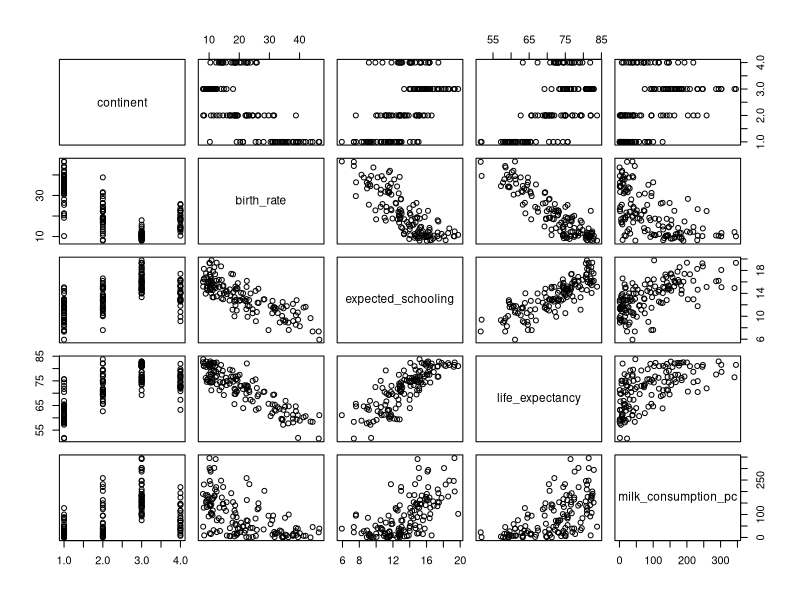

Here is the R script that generated this plot: (Note: this script raises an error after producing the figure.)
## ---- chunk 1
library(tidyverse)
library(gridExtra)
## ---- chunk 2
#| warning: false
#| message: false

# limpa área de trabalho
rm(list = ls())

# carrega pacote `tidyverse`
library(tidyverse)

# carrega dados
owid <- read_delim("data/owid.csv", delim = ",", col_names = TRUE)

# codifica variável `continent` como fator
owid$continent <- as.factor(owid$continent)

str(owid)
## ---- chunk 3
# Filtrando os dados para o ano de 2015
model1_data <- owid %>% filter(year == 2015)

# Selecionando somente as variáveis de interesse
model1_data <- model1_data[, c(1, 5, 15, 18, 19)]

# Retirando os dados referentes a oceania
model1_data <- subset(model1_data, model1_data$continent != "Oceania")

## ---- chunk 4
summary(model1_data)
## ---- chunk 5
# Juntando os dados referentes às Américas do Norte e Sul
model1_data <- model1_data %>%
    mutate(continent = dplyr::recode(continent, "North America" = "America", "South America" = "America"))

summary(model1_data)
## ---- chunk 6
# Gráfico de dispersão dos dados
plot(model1_data)
## ---- chunk 7
# Transformação Box-Cox
library(MASS)

bc_milk <- boxcox(lm(milk_consumption_pc ~ life_expectancy, data = model1_data),
             lambda = seq(-2, 2, by = 0.1), plotit = TRUE)
## ---- chunk 8
lambda_milk <- bc_milk$x[which.max(bc_milk$y)]
cat(lambda_milk)
cat('\n')
## ---- chunk 9
model1_data <- model1_data |>
  mutate(new_milk_consumption_pc  = milk_consumption_pc^lambda_milk)

model1_data <- model1_data[, -c(5)]
## ---- chunk 10
# Gráfico de dispersão dos dados
plot(model1_data)
## ---- chunk 11
cor(model1_data$birth_rate, model1_data$expected_schooling)
## ---- chunk 12
cor(model1_data$birth_rate, model1_data$milk_consumption_pc)
## ---- chunk 13
cor(model1_data$expected_schooling, model1_data$milk_consumption_pc)
## ---- chunk 14
cor(model1_data$birth_rate,model1_data$new_milk_consumption_pc)
## ---- chunk 15
cor(model1_data$birth_rate,model1_data$new_milk_consumption_pc)
## ---- chunk 16
cor(model1_data$expected_schooling,model1_data$new_milk_consumption_pc)
## ---- chunk 17
# Correlação para birth rate
cor(model1_data$birth_rate, model1_data$birth_rate^2)
## ---- chunk 18
# Correlação para expected schooling
cor(model1_data$expected_schooling, model1_data$expected_schooling^2)
## ---- chunk 19
# Correlação para milk_consumption_pc
cor(model1_data$milk_consumption_pc, model1_data$milk_consumption_pc^2)
## ---- chunk 20
# Correlação para a variavel transformada de milk_consumption_pc
cor(model1_data$new_milk_consumption_pc, model1_data$new_milk_consumption_pc^2)
## ---- chunk 21
#| layout-ncol: 3

ggplot(model1_data, aes(x = birth_rate, y = birth_rate^2)) +
    geom_point() +
    theme(
        axis.text = element_text(size = 15),
        axis.title = element_text(size = 20, face = "bold")
    )

ggplot(model1_data, aes(x = expected_schooling, y = expected_schooling^2)) +
    geom_point() +
    theme(
        axis.text = element_text(size = 15),
        axis.title = element_text(size = 20, face = "bold")
    )

ggplot(model1_data, aes(x = milk_consumption_pc, y = milk_consumption_pc^2)) +
    geom_point() +
    theme(
        axis.text = element_text(size = 15),
        axis.title = element_text(size = 20, face = "bold")
    )

ggplot(model1_data, aes(x = new_milk_consumption_pc, y = new_milk_consumption_pc^2)) +
    geom_point() +
    theme(
        axis.text = element_text(size = 15),
        axis.title = element_text(size = 20, face = "bold")
    )
## ---- chunk 22
# Criando variáveis quantitativas centralizadas
model1_data <- model1_data %>%
    mutate(
        birth_rate_c = birth_rate - mean(birth_rate),
        expected_schooling_c = expected_schooling - mean(expected_schooling),
        milk_consumption_pc_c = milk_consumption_pc - mean(milk_consumption_pc),
        new_milk_consumption_pc_c = new_milk_consumption_pc - mean(new_milk_consumption_pc)
    )

## ---- chunk 23
# Correlação para birth rate
cor(model1_data$birth_rate_c, model1_data$birth_rate_c^2)
## ---- chunk 24
# Correlação para expected schooling
cor(model1_data$expected_schooling_c, model1_data$expected_schooling_c^2)
## ---- chunk 25
# Correlação para milk_consumption_pc
cor(model1_data$milk_consumption_pc_c, model1_data$milk_consumption_pc_c^2)
## ---- chunk 26
# Correlação para a variavel transformada de milk_consumption_pc
cor(model1_data$new_milk_consumption_pc_c, model1_data$new_milk_consumption_pc_c^2)
## ---- chunk 27
#| layout-ncol: 3
ggplot(model1_data, aes(x = birth_rate_c, y = birth_rate_c^2)) +
    geom_point() +
    theme(
        axis.text = element_text(size = 15),
        axis.title = element_text(size = 20, face = "bold")
    )

ggplot(model1_data, aes(x = expected_schooling_c, y = expected_schooling_c^2)) +
    geom_point() +
    theme(
        axis.text = element_text(size = 15),
        axis.title = element_text(size = 20, face = "bold")
    )

ggplot(model1_data, aes(x = milk_consumption_pc_c, y = milk_consumption_pc_c^2)) +
    geom_point() +
    theme(
        axis.text = element_text(size = 15),
        axis.title = element_text(size = 20, face = "bold")
    )

ggplot(model1_data, aes(x = new_milk_consumption_pc_c, y = new_milk_consumption_pc_c^2)) +
    geom_point() +
    theme(
        axis.text = element_text(size = 15),
        axis.title = element_text(size = 20, face = "bold")
    )
## ---- chunk 28
cor(model1_data$birth_rate_c, model1_data$expected_schooling_c)
## ---- chunk 29
cor(model1_data$birth_rate_c, model1_data$milk_consumption_pc_c)
## ---- chunk 30
cor(model1_data$expected_schooling_c, model1_data$milk_consumption_pc_c)
## ---- chunk 31
cor(model1_data$birth_rate_c, model1_data$new_milk_consumption_pc_c)
## ---- chunk 32
cor(model1_data$expected_schooling_c, model1_data$milk_consumption_pc_c)
## ---- chunk 33
# Modelo de regressão linear com as variáveis explicativas "birth_rate_c", "expected_schooling_c" e "milk_consumption_pc_c"

# Modelo polinomial de segunda ordem completo com as variáveis quantitativas
model1_quant <- lm(
    life_expectancy ~ I(birth_rate_c^2) + I(expected_schooling_c^2) + I(milk_consumption_pc_c^2) + birth_rate_c * expected_schooling_c + birth_rate_c * milk_consumption_pc_c + expected_schooling_c * milk_consumption_pc_c,data = model1_data)


summary(model1_quant)
## ---- chunk 34
# modelo que inclui as variáveis explicativas qualitativas
m_quant <- lm(
    life_expectancy ~ birth_rate_c * expected_schooling_c, data = model1_data
)
## ---- chunk 35
# modelo que inclui as variáveis explicativas qualitativas
m_quali <- lm(
    life_expectancy ~ birth_rate_c * expected_schooling_c + continent, data = model1_data
)

# resumo do modelo
summary(m_quali)
## ---- chunk 36
# Teste ANOVA
anova(m_quant, m_quali, test="F")

## ---- chunk 37
ggplot(model1_data, aes(x = birth_rate_c, y = life_expectancy)) +
  # adiciona pontos 
  # (cores e símbolos distintos para diferentes valores de `continent`)
  geom_point(aes(color = continent, shape = continent)) + 
  # adiciona retas de tendência
  geom_smooth(aes(color = continent), method = "lm", se = FALSE) +
  ggtitle("`life_expectancy` x `birth_rate_c`, para diferentes níveis de `continent`")
ggplot(model1_data, aes(x = expected_schooling_c, y = life_expectancy)) +
  # adiciona pontos 
  # (cores e símbolos distintos para diferentes valores de `continent`)
  geom_point(aes(color = continent, shape = continent)) + 
  # adiciona retas de tendência
  geom_smooth(aes(color = continent), method = "lm", se = FALSE) +
  ggtitle("`life_expectancy` x `expected_schooling_c`, para diferentes níveis de `continent`")
## ---- chunk 38
# Criando modelo de regressão com todas as interações possíveis
m_all <- lm(
    life_expectancy ~ birth_rate_c*expected_schooling_c + continent:birth_rate_c + continent : expected_schooling_c + continent, data = model1_data 
)
## ---- chunk 39
# Verificando a inclusao das novas alterações
anova(m_quali,m_all, test="F")
